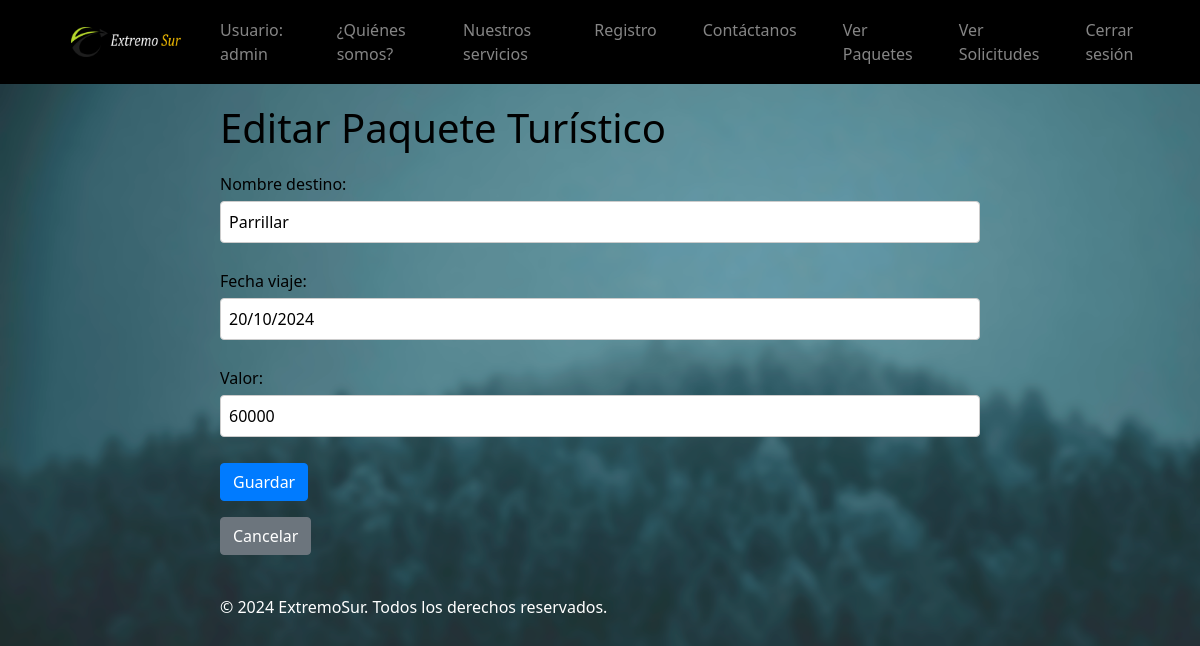
The app's page /paquetes/update/7/ (signed in) with its own data.
### gestionviajes/models.py (models this page shows, shortened)
class PaqueteTuristico(models.Model):
    nombre_destino = models.CharField(max_length=100)
    fecha_viaje = models.DateField()
    valor = models.IntegerField()  # Cambiado a IntegerField para no tener decimales
    imagen = models.ImageField(upload_to='imagenes_paquetes/', null=True, blank=True)

### gestionviajes/views.py (the view)
# urls.py: path('paquetes/update/<int:id>/', views.paquete_update, name='paquete_update'),
@staff_member_required
def paquete_update(request, id):
    paquete = get_object_or_404(PaqueteTuristico, id=id)
    if request.method == 'POST':
        form = PaqueteForm(request.POST, instance=paquete)
        if form.is_valid():
            form.save()
            return redirect('paquete_list')
    else:
        form = PaqueteForm(instance=paquete)
    return render(request, 'paquete_form.html', {'form': form})

### gestionviajes/forms.py
class BuscarPaqueteForm(forms.Form):
    query = forms.CharField(label='Buscar paquete', max_length=100)

class PaqueteForm(forms.ModelForm):
    class Meta:
        model = PaqueteTuristico
        fields = ['nombre_destino', 'fecha_viaje', 'valor']

### gestionviajes/context_processors.py (called while the page is built)
def search_form(request):
    return {'buscar_form': BuscarPaqueteForm()}

### gestionviajes/templates/paquete_form.html (shortened to what this page needs)
{% extends 'base.html' %}
{% load static %}
{% block content %}
    <div class="container">
        <h1>{% if form.instance.pk %}Editar Paquete Turístico{% else %}Crear Paquete Turístico{% endif %}</h1>
        <form method="post">
            {{ form.as_p }}
            <button type="submit" class="btn btn-primary">Guardar</button>
        </form>
        <a href="{% url 'paquete_list' %}" class="btn btn-secondary mt-3">Cancelar</a>
    </div>
{% endblock %}

### gestionviajes/templates/base.html (shortened to what this page needs)
<!DOCTYPE html>
<html lang="es">
<head>
    {% load static %}
    <link rel="stylesheet" href="https://cdn.jsdelivr.net/npm/bootstrap@4.6.2/dist/css/bootstrap.min.css"
>
    <link rel="stylesheet" href="{% static 'css/styles.css' %}" />
    <link rel="stylesheet" href="https://cdnjs.cloudflare.com/ajax/libs/font-awesome/5.15.4/css/all.min.css">
</head>
<body>
    <header>
        <nav class="navbar navbar-expand-lg">
            <div class="container-fluid">
              <a class="navbar-brand" href="{% url 'index' %}">
                <img src="{% static 'img/logo_extremo_sur.png' %}" class="d-inline-block align-top" alt="Logo">
              </a>
              <div class="collapse navbar-collapse" id="navbarScroll">
                <ul class="navbar-nav mx-auto">
                  {% if user.is_authenticated %}
                    <li class="nav-item no-hover">
                      <span class="nav-link">Usuario: {{ user.username }}</span>
                    </li>
                  {% endif %}
                  <li class="nav-item">
                    <a class="nav-link" href="{% url 'index' %}">¿Quiénes somos?</a>
                  </li>
                  <li class="nav-item">
                    <a class="nav-link" href="{% url 'vista_paquetes_cliente' %}">Nuestros servicios</a>
                  </li>
                  <li class="nav-item">
                    <a class="nav-link" href="{% url 'registro_cliente' %}">Registro</a>
                  </li>
                  <li class="nav-item">
                    <a class="nav-link" href="{% url 'contacto' %}">Contáctanos</a>
                  </li>
                  {% if user.is_authenticated %}
                    <li class="nav-item">
                      <a class="nav-link" href="{% url 'vista_paquetes_cliente' %}">Ver Paquetes</a>
                    </li>
                    <li class="nav-item">
                      <a class="nav-link" href="{% url 'contacto_list' %}">Ver Solicitudes</a>
                    </li>
                  {% endif %}
                  {% if user.is_authenticated %}
                    <li class="nav-item">
                      <a class="nav-link" href="{% url 'logout' %}">Cerrar sesión</a>
                    </li>
                  {% else %}
                    <li class="nav-item">
                      <a class="nav-link" href="{% url 'login' %}">Iniciar sesión</a>
                    </li>
                  {% endif %}
                </ul>
              </div>
            </div>
          </nav>
    </header>
    {% block content %}{% endblock %}
    <footer>
        <div class="container">
            <p style="color: white">&copy; 2024 ExtremoSur. Todos los derechos reservados.</p>
        </div>
    </footer>
</body>
</html>

### gestionviajes/static/css/styles.css (style rules this page uses)
body { font-family: 'system-ui', '-apple-system', 'Segoe UI', 'Roboto', 'Helvetica Neue', 'Arial', 'sans-serif'; color: #000000; margin: 0; padding: 0; background-image: url('/static/img/fondo.png'); background-repeat: repeat-y; background-attachment: fixed; background-size: cover; }
.navbar { background-color: #000000; }
.navbar-nav .nav-item { margin: 0 15px; }
.navbar-nav .nav-link { color: #858585; padding: 10px 15px; transition: color 0.3s ease, background-color 0.3s ease; }
.navbar-brand img { max-height: 30px; margin-left: 20px; padding-left: 20px; }
form { margin-top: 20px; }
form label { display: block; margin-bottom: 5px; }
form input, form textarea { width: 100%; padding: 8px; margin-bottom: 10px; border: 1px solid #ccc; border-radius: 4px; box-sizing: border-box; }
form button { background-color: #4CAF50; color: white; padding: 10px 20px; border: none; border-radius: 4px; cursor: pointer; }
.container { max-width: 800px; margin: 0 auto; padding: 20px; }
.no-hover .nav-link { pointer-events: none; cursor: default; }

### records on screen
PaqueteTuristico: nombre_destino "Parrillar", fecha_viaje "20/10/2024", valor "60000"

### other values on screen
{{ user.username }} "admin"
